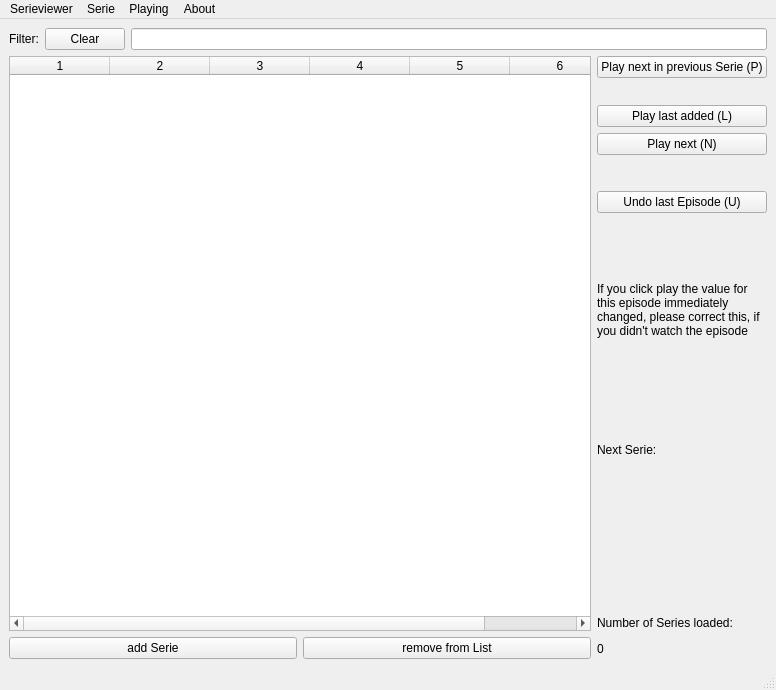
<?xml version="1.0" encoding="UTF-8"?>
<ui version="4.0">
 <class>MainWindow</class>
 <widget class="QMainWindow" name="MainWindow">
  <property name="geometry">
   <rect>
    <x>0</x>
    <y>0</y>
    <width>776</width>
    <height>690</height>
   </rect>
  </property>
  <property name="windowTitle">
   <string>Serienviewer</string>
  </property>
  <widget class="QWidget" name="centralwidget">
   <layout class="QGridLayout">
    <item row="0" column="0" colspan="3">
     <layout class="QHBoxLayout" name="headerLayout">
      <item>
       <widget class="QLabel" name="filterLabel">
        <property name="text">
         <string>Filter:</string>
        </property>
       </widget>
      </item>
      <item>
       <widget class="QPushButton" name="clearButton">
        <property name="text">
         <string>Clear</string>
        </property>
       </widget>
      </item>
      <item>
       <widget class="QLineEdit" name="searchEdit"/>
      </item>
     </layout>
    </item>
    <item row="1" column="0" colspan="2">
     <widget class="QTableWidget" name="tableWidget">
      <property name="styleSheet">
       <string notr="true"/>
      </property>
      <property name="selectionMode">
       <enum>QAbstractItemView::SingleSelection</enum>
      </property>
      <property name="selectionBehavior">
       <enum>QAbstractItemView::SelectRows</enum>
      </property>
      <property name="columnCount">
       <number>6</number>
      </property>
      <column/>
      <column/>
      <column/>
      <column/>
      <column/>
      <column/>
     </widget>
    </item>
    <item row="1" column="2" rowspan="2">
     <layout class="QVBoxLayout" name="sideBarLayout">
      <item>
       <widget class="QPushButton" name="playNextInSerieButton">
        <property name="text">
         <string>Play next in previous Serie (P)</string>
        </property>
       </widget>
      </item>
      <item>
       <spacer name="verticalSpacer">
        <property name="orientation">
         <enum>Qt::Vertical</enum>
        </property>
        <property name="sizeType">
         <enum>QSizePolicy::Fixed</enum>
        </property>
        <property name="sizeHint" stdset="0">
         <size>
          <width>15</width>
          <height>21</height>
         </size>
        </property>
       </spacer>
      </item>
      <item>
       <widget class="QPushButton" name="playLastAddedButton">
        <property name="text">
         <string>Play last added (L)</string>
        </property>
       </widget>
      </item>
      <item>
       <widget class="QPushButton" name="playNextButton">
        <property name="sizePolicy">
         <sizepolicy hsizetype="Minimum" vsizetype="Fixed">
          <horstretch>0</horstretch>
          <verstretch>0</verstretch>
         </sizepolicy>
        </property>
        <property name="text">
         <string>Play next (N)</string>
        </property>
       </widget>
      </item>
      <item>
       <spacer name="verticalSpacer_2">
        <property name="orientation">
         <enum>Qt::Vertical</enum>
        </property>
        <property name="sizeType">
         <enum>QSizePolicy::Fixed</enum>
        </property>
        <property name="sizeHint" stdset="0">
         <size>
          <width>20</width>
          <height>30</height>
         </size>
        </property>
       </spacer>
      </item>
      <item>
       <widget class="QPushButton" name="undoButton">
        <property name="text">
         <string>Undo last Episode (U)</string>
        </property>
       </widget>
      </item>
      <item>
       <widget class="QLabel" name="label">
        <property name="sizePolicy">
         <sizepolicy hsizetype="Preferred" vsizetype="Preferred">
          <horstretch>0</horstretch>
          <verstretch>0</verstretch>
         </sizepolicy>
        </property>
        <property name="maximumSize">
         <size>
          <width>9999999</width>
          <height>9999999</height>
         </size>
        </property>
        <property name="text">
         <string>If you click play the value for this episode immediately changed, please correct this, if you didn't watch the episode</string>
        </property>
        <property name="textFormat">
         <enum>Qt::AutoText</enum>
        </property>
        <property name="scaledContents">
         <bool>true</bool>
        </property>
        <property name="wordWrap">
         <bool>true</bool>
        </property>
       </widget>
      </item>
      <item>
       <layout class="QVBoxLayout" name="verticalLayout">
        <item>
         <layout class="QHBoxLayout" name="horizontalLayout">
          <item>
           <widget class="QLabel" name="label_4">
            <property name="sizePolicy">
             <sizepolicy hsizetype="Minimum" vsizetype="Minimum">
              <horstretch>0</horstretch>
              <verstretch>0</verstretch>
             </sizepolicy>
            </property>
            <property name="text">
             <string>Next Serie:</string>
            </property>
           </widget>
          </item>
          <item>
           <widget class="QLabel" name="nextLabel">
            <property name="sizePolicy">
             <sizepolicy hsizetype="Preferred" vsizetype="Minimum">
              <horstretch>0</horstretch>
              <verstretch>0</verstretch>
             </sizepolicy>
            </property>
            <property name="text">
             <string/>
            </property>
            <property name="wordWrap">
             <bool>true</bool>
            </property>
           </widget>
          </item>
         </layout>
        </item>
        <item>
         <widget class="QLabel" name="nextNameLabel">
          <property name="text">
           <string/>
          </property>
          <property name="scaledContents">
           <bool>false</bool>
          </property>
          <property name="wordWrap">
           <bool>false</bool>
          </property>
         </widget>
        </item>
       </layout>
      </item>
      <item>
       <spacer name="verticalSpacer_3">
        <property name="orientation">
         <enum>Qt::Vertical</enum>
        </property>
        <property name="sizeType">
         <enum>QSizePolicy::Fixed</enum>
        </property>
        <property name="sizeHint" stdset="0">
         <size>
          <width>20</width>
          <height>20</height>
         </size>
        </property>
       </spacer>
      </item>
      <item>
       <widget class="QLabel" name="label_2">
        <property name="sizePolicy">
         <sizepolicy hsizetype="Minimum" vsizetype="Minimum">
          <horstretch>0</horstretch>
          <verstretch>0</verstretch>
         </sizepolicy>
        </property>
        <property name="maximumSize">
         <size>
          <width>170</width>
          <height>20</height>
         </size>
        </property>
        <property name="text">
         <string>Number of Series loaded:</string>
        </property>
       </widget>
      </item>
      <item>
       <widget class="QLabel" name="numberLabel">
        <property name="sizePolicy">
         <sizepolicy hsizetype="Minimum" vsizetype="Minimum">
          <horstretch>0</horstretch>
          <verstretch>0</verstretch>
         </sizepolicy>
        </property>
        <property name="maximumSize">
         <size>
          <width>170</width>
          <height>20</height>
         </size>
        </property>
        <property name="text">
         <string>0</string>
        </property>
       </widget>
      </item>
     </layout>
    </item>
    <item row="2" column="0">
     <widget class="QPushButton" name="addButton">
      <property name="toolTip">
       <string>Add a serie to the list</string>
      </property>
      <property name="text">
       <string>add Serie</string>
      </property>
      <property name="icon">
       <iconset resource="icons.qrc">
        <normaloff>:/icons/add.png</normaloff>:/icons/add.png</iconset>
      </property>
     </widget>
    </item>
    <item row="2" column="1">
     <widget class="QPushButton" name="deleteButton">
      <property name="toolTip">
       <string>Delete a serie from the list but of course keep it on the harddisk</string>
      </property>
      <property name="text">
       <string>remove from List</string>
      </property>
      <property name="icon">
       <iconset resource="icons.qrc">
        <normaloff>:/icons/button_delete.png</normaloff>:/icons/button_delete.png</iconset>
      </property>
     </widget>
    </item>
   </layout>
  </widget>
  <widget class="QMenuBar" name="menubar">
   <property name="geometry">
    <rect>
     <x>0</x>
     <y>0</y>
     <width>776</width>
     <height>20</height>
    </rect>
   </property>
   <widget class="QMenu" name="menuSerieviewer">
    <property name="title">
     <string>Serieviewer</string>
    </property>
    <addaction name="actionSettings"/>
    <addaction name="actionRefresh"/>
    <addaction name="actionClean_up_Series"/>
    <addaction name="actionQuit_without_saving"/>
    <addaction name="actionQuit"/>
   </widget>
   <widget class="QMenu" name="menuSerie">
    <property name="title">
     <string>Serie</string>
    </property>
    <addaction name="actionShow_Series_Info"/>
    <addaction name="actionEnable_Ongoing"/>
    <addaction name="actionDisable_Ongoing"/>
    <addaction name="actionRewind_by_one"/>
    <addaction name="actionSet_the_link"/>
    <addaction name="actionSet_player"/>
   </widget>
   <widget class="QMenu" name="menuPlaying">
    <property name="title">
     <string>Playing</string>
    </property>
    <addaction name="actionRandom"/>
    <addaction name="actionNewRandom"/>
    <addaction name="actionPlay_next_in_Series"/>
    <addaction name="actionPlay_last_added"/>
    <addaction name="actionPlay_next"/>
    <addaction name="actionUndo_last_play"/>
   </widget>
   <widget class="QMenu" name="menuAbout">
    <property name="title">
     <string>About</string>
    </property>
    <addaction name="actionAbout_Qt"/>
    <addaction name="actionAbout"/>
   </widget>
   <addaction name="menuSerieviewer"/>
   <addaction name="menuSerie"/>
   <addaction name="menuPlaying"/>
   <addaction name="menuAbout"/>
  </widget>
  <widget class="QStatusBar" name="statusbar"/>
  <action name="actionAbout">
   <property name="text">
    <string>about</string>
   </property>
  </action>
  <action name="actionSettings">
   <property name="icon">
    <iconset resource="icons.qrc">
     <normaloff>:/icons/settings.png</normaloff>:/icons/settings.png</iconset>
   </property>
   <property name="text">
    <string>Settings</string>
   </property>
  </action>
  <action name="actionRefresh">
   <property name="icon">
    <iconset resource="icons.qrc">
     <normaloff>:/icons/refresh.png</normaloff>:/icons/refresh.png</iconset>
   </property>
   <property name="text">
    <string>Refresh</string>
   </property>
  </action>
  <action name="actionClean_up_Series">
   <property name="icon">
    <iconset resource="icons.qrc">
     <normaloff>:/icons/cleanup.png</normaloff>:/icons/cleanup.png</iconset>
   </property>
   <property name="text">
    <string>Clean up Series</string>
   </property>
  </action>
  <action name="actionQuit_without_saving">
   <property name="text">
    <string>Quit without saving</string>
   </property>
  </action>
  <action name="actionQuit">
   <property name="icon">
    <iconset resource="icons.qrc">
     <normaloff>:/icons/exit.png</normaloff>:/icons/exit.png</iconset>
   </property>
   <property name="text">
    <string>Quit</string>
   </property>
   <property name="shortcut">
    <string>Q</string>
   </property>
  </action>
  <action name="actionShow_Series_Info">
   <property name="icon">
    <iconset resource="icons.qrc">
     <normaloff>:/icons/info.png</normaloff>:/icons/info.png</iconset>
   </property>
   <property name="text">
    <string>Show Series Info</string>
   </property>
  </action>
  <action name="actionEnable_Ongoing">
   <property name="icon">
    <iconset resource="icons.qrc">
     <normaloff>:/icons/button_ok.png</normaloff>:/icons/button_ok.png</iconset>
   </property>
   <property name="text">
    <string>Enable Ongoing</string>
   </property>
  </action>
  <action name="actionDisable_Ongoing">
   <property name="icon">
    <iconset resource="icons.qrc">
     <normaloff>:/icons/ongoing.png</normaloff>:/icons/ongoing.png</iconset>
   </property>
   <property name="text">
    <string>Disable Ongoing</string>
   </property>
  </action>
  <action name="actionRewind_by_one">
   <property name="icon">
    <iconset resource="icons.qrc">
     <normaloff>:/icons/previous.png</normaloff>:/icons/previous.png</iconset>
   </property>
   <property name="text">
    <string>Rewind by one</string>
   </property>
  </action>
  <action name="actionSet_the_link">
   <property name="text">
    <string>Set the link</string>
   </property>
  </action>
  <action name="actionSet_player">
   <property name="text">
    <string>Change Player/arguments</string>
   </property>
  </action>
  <action name="actionRandom">
   <property name="icon">
    <iconset resource="icons.qrc">
     <normaloff>:/icons/shuffle.png</normaloff>:/icons/shuffle.png</iconset>
   </property>
   <property name="text">
    <string>Pick Random</string>
   </property>
   <property name="shortcut">
    <string>R</string>
   </property>
  </action>
  <action name="actionNewRandom">
   <property name="icon">
    <iconset resource="icons.qrc">
     <normaloff>:/icons/shuffle.png</normaloff>:/icons/shuffle.png</iconset>
   </property>
   <property name="text">
    <string>Pick New Random</string>
   </property>
  </action>
  <action name="actionPlay_next_in_Series">
   <property name="text">
    <string>Play next in Series</string>
   </property>
   <property name="shortcut">
    <string>P</string>
   </property>
  </action>
  <action name="actionPlay_last_added">
   <property name="text">
    <string>Play last added</string>
   </property>
   <property name="shortcut">
    <string>L</string>
   </property>
  </action>
  <action name="actionPlay_next">
   <property name="text">
    <string>Play next</string>
   </property>
   <property name="shortcut">
    <string>N</string>
   </property>
  </action>
  <action name="actionUndo_last_play">
   <property name="text">
    <string>Undo last play</string>
   </property>
  </action>
  <action name="actionAbout_Qt">
   <property name="text">
    <string>about Qt</string>
   </property>
  </action>
 </widget>
 <resources>
  <include location="icons.qrc"/>
 </resources>
 <connections/>
</ui>
